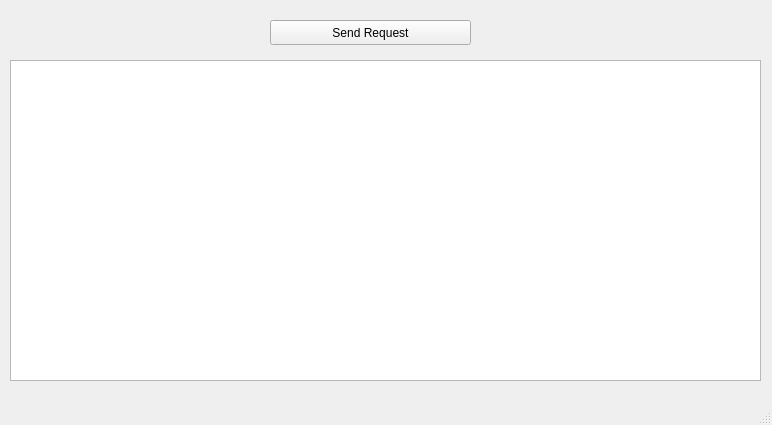
<?xml version="1.0" encoding="UTF-8"?>
<ui version="4.0">
 <class>MainWindow</class>
 <widget class="QMainWindow" name="MainWindow">
  <property name="geometry">
   <rect>
    <x>0</x>
    <y>0</y>
    <width>772</width>
    <height>425</height>
   </rect>
  </property>
  <property name="windowTitle">
   <string>MainWindow</string>
  </property>
  <widget class="QWidget" name="centralwidget">
   <widget class="QPushButton" name="pushButton">
    <property name="geometry">
     <rect>
      <x>270</x>
      <y>20</y>
      <width>201</width>
      <height>25</height>
     </rect>
    </property>
    <property name="text">
     <string>Send Request</string>
    </property>
   </widget>
   <widget class="QTextEdit" name="textEdit">
    <property name="geometry">
     <rect>
      <x>10</x>
      <y>60</y>
      <width>751</width>
      <height>321</height>
     </rect>
    </property>
   </widget>
  </widget>
  <widget class="QMenuBar" name="menubar">
   <property name="geometry">
    <rect>
     <x>0</x>
     <y>0</y>
     <width>772</width>
     <height>22</height>
    </rect>
   </property>
  </widget>
  <widget class="QStatusBar" name="statusbar"/>
 </widget>
 <resources/>
 <connections/>
</ui>
